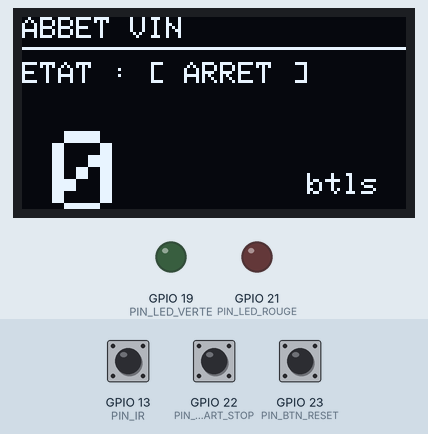
The sketch below on a simulated ESP32. On the bench: 128×64 one-colour display, output pins drawn as LEDs (lit = HIGH). Inputs (shaded band) come from the test bench; at power-on: GPIO 22 (PIN_BTN_START_STOP) HIGH, GPIO 13 (PIN_IR) LOW, GPIO 23 (PIN_BTN_RESET) HIGH. EEPROM starts erased.

Above: at 3.2 s.
3.3 s: GPIO 22 (PIN_BTN_START_STOP) pulled LOW for 0.15 s
At 4.5 s:
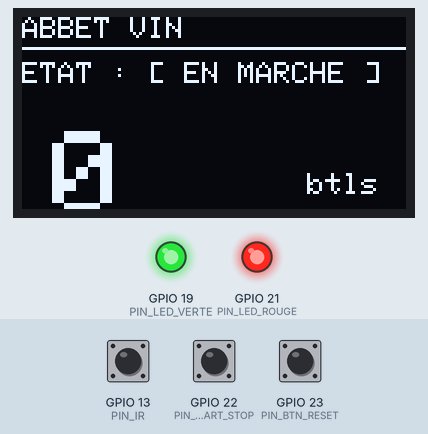
4.9 s: GPIO 22 (PIN_BTN_START_STOP) pulled LOW for 1 s
At 6.0 s:
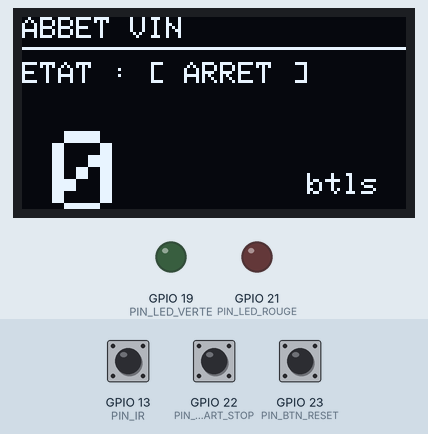
7.4 s: GPIO 22 (PIN_BTN_START_STOP) pulled LOW for 3.2 s
At 7.9 s:
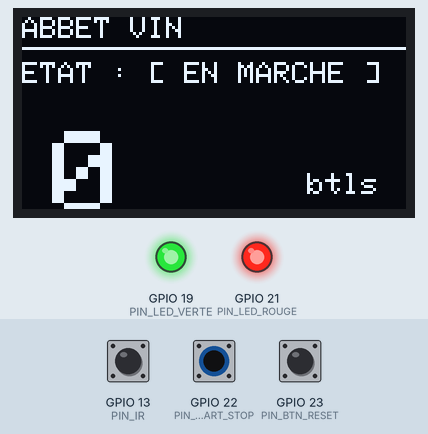
12.1 s: GPIO 13 (PIN_IR) pulsed HIGH 2 times (0.12 s each, 0.3 s apart)
At 13.0 s:
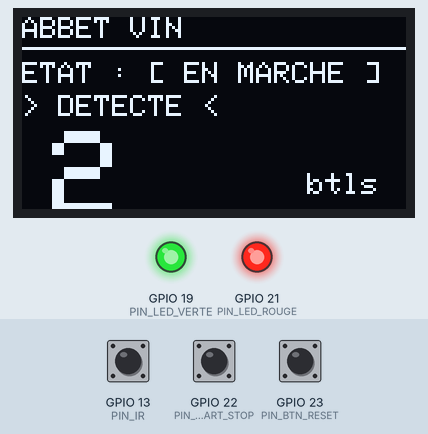
14.2 s: GPIO 13 (PIN_IR) driven HIGH
At 14.8 s:
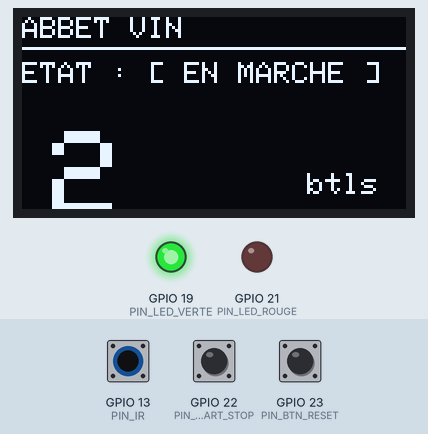
15.7 s: GPIO 13 (PIN_IR) driven LOW
At 17.1 s:
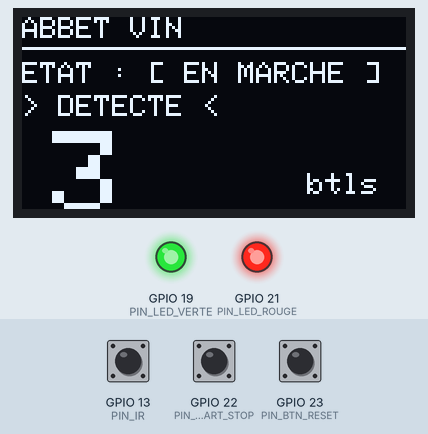
Timing chart, 0 to 18.2 s (numbered marks = the images above; inputs shaded):
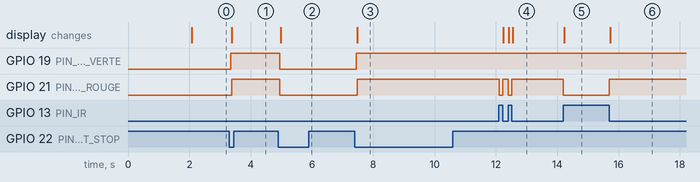

Measured:
- after the input at 3.3 s, GPIO 19 (PIN_LED_VERTE): LOW → HIGH after 0.05 s; GPIO 21 (PIN_LED_ROUGE): LOW → HIGH after 0.08 s; the display: changes after 0.08 s (image 1)
- after the input at 4.9 s, GPIO 19 (PIN_LED_VERTE), GPIO 21 (PIN_LED_ROUGE): HIGH → LOW after 0.05 s; the display: changes after 0.08 s (image 2)
- after the input at 7.4 s, GPIO 19 (PIN_LED_VERTE): LOW → HIGH after 0.05 s; GPIO 21 (PIN_LED_ROUGE): LOW → HIGH after 0.08 s; the display: changes after 0.08 s (image 3)
- after the input at 12.1 s, GPIO 21 (PIN_LED_ROUGE): alternates HIGH for 0.18 s and LOW for 0.12 s, 4 changes in all, then stays HIGH, starting at once; the display: first changes after 0.15 s (image 4 shows a later state)
- after the input at 14.2 s, GPIO 21 (PIN_LED_ROUGE): HIGH → LOW at once; the display: changes at once (image 5)
- after the input at 15.7 s, GPIO 21 (PIN_LED_ROUGE): LOW → HIGH at once; the display: changes at once (image 6)

The sketch:

compteur_bouteille.ino
```cpp
// =============================================================
//  Compteur de bouteilles — ESP32 + capteur IR + écran OLED SSD1306
//  Mattéo Pozzo di Borgo — 2026
//
//  Corrections par rapport à la première version C++ :
//    1. Boutons détectés sur le front d'appui (un appui = une action,
//       même si le bouton reste enfoncé)
//    2. À la reprise du comptage, l'état du capteur est relu : une
//       bouteille déjà devant le capteur n'est pas comptée en trop
//    3. Si l'écran n'est pas détecté, le comptage continue (affichage
//       sur le moniteur série) au lieu de bloquer le programme
//    4. Le total est sauvegardé dans la mémoire flash (Preferences) :
//       il survit à une coupure de courant
// =============================================================

#include <Wire.h>
#include <Adafruit_GFX.h>
#include <Adafruit_SSD1306.h>
#include <Preferences.h>

#define SCREEN_WIDTH 128
#define SCREEN_HEIGHT 64
#define OLED_RESET    -1
Adafruit_SSD1306 display(SCREEN_WIDTH, SCREEN_HEIGHT, &Wire, OLED_RESET);

Preferences memoire;

// --- Broches ---
const int PIN_OLED_SDA       = 2;
const int PIN_OLED_SCL       = 15;
const int PIN_IR             = 13;
const int PIN_BTN_START_STOP = 22;
const int PIN_BTN_RESET      = 23;
const int PIN_LED_VERTE      = 19;
const int PIN_LED_ROUGE      = 21;

// --- États du système ---
bool systemeEnMarche = false;
int  compteurBouteilles = 0;
int  dernierEtatIR = HIGH;
bool ecranOK = false;

// --- Anti-rebonds & timers ---
unsigned long dernierTempsDetection = 0;
const unsigned long delaiDebounceIR = 150;   // ms : au plus ~6,7 bouteilles/s

const unsigned long delaiDebounceBtn = 50;   // ms

// --- Sauvegarde en flash ---
const int SAUVEGARDE_TOUTES_LES = 10;        // bouteilles entre deux écritures
int dernierTotalSauvegarde = 0;

// --- Gestion d'un bouton sur front descendant (correction 1) ---
struct Bouton {
  int broche;
  int etatStable;
  int dernierEtatLu;
  unsigned long dernierChangement;
};

Bouton btnStartStop = { PIN_BTN_START_STOP, HIGH, HIGH, 0 };
Bouton btnReset     = { PIN_BTN_RESET,      HIGH, HIGH, 0 };

// Renvoie true une seule fois, au moment où le bouton est enfoncé
bool boutonAppuye(Bouton &b, unsigned long maintenant) {
  int lu = digitalRead(b.broche);
  if (lu != b.dernierEtatLu) {
    b.dernierEtatLu = lu;
    b.dernierChangement = maintenant;
  }
  if ((maintenant - b.dernierChangement) > delaiDebounceBtn && lu != b.etatStable) {
    b.etatStable = lu;
    return (b.etatStable == LOW);   // front HIGH -> LOW (pull-up)
  }
  return false;
}

// --- Sauvegarde du total (correction 4) ---
void sauvegarderTotal() {
  memoire.putInt("total", compteurBouteilles);
  dernierTotalSauvegarde = compteurBouteilles;
}

void mettreAJourEcran(bool objetDetecte) {
  if (!ecranOK) {                       // correction 3 : pas d'écran -> série
    Serial.printf("Etat: %s | Total: %d\n", systemeEnMarche ? "MARCHE" : "ARRET", compteurBouteilles);
    return;
  }

  display.clearDisplay();

  // Titre
  display.setTextSize(1);
  display.setTextColor(SSD1306_WHITE);
  display.setCursor(0, 0);
  display.print("ABBET VIN");
  display.drawLine(0, 10, 127, 10, SSD1306_WHITE);

  // État du système
  display.setCursor(0, 15);
  if (systemeEnMarche) {
    display.print("ETAT : [ EN MARCHE ]");
  } else {
    display.print("ETAT : [ ARRET ]");
  }

  // Indicateur de présence instantanée
  display.setCursor(0, 26);
  if (objetDetecte && systemeEnMarche) {
    display.print("> DETECTE <");
  }

  // Affichage du grand compteur
  display.setCursor(10, 38);
  display.setTextSize(4);
  display.print(compteurBouteilles);

  display.setTextSize(1);
  display.setCursor(95, 52);
  display.print("btls");

  display.display();
}

void setup() {
  Serial.begin(115200);

  // I2C sur les broches choisies (SDA = 2, SCL = 15)
  Wire.begin(PIN_OLED_SDA, PIN_OLED_SCL);

  pinMode(PIN_IR, INPUT);
  pinMode(PIN_BTN_RESET, INPUT_PULLUP);
  pinMode(PIN_BTN_START_STOP, INPUT_PULLUP);
  pinMode(PIN_LED_VERTE, OUTPUT);
  pinMode(PIN_LED_ROUGE, OUTPUT);

  digitalWrite(PIN_LED_VERTE, LOW);
  digitalWrite(PIN_LED_ROUGE, LOW);

  // Correction 4 : relecture du dernier total sauvegardé
  memoire.begin("compteur", false);
  compteurBouteilles = memoire.getInt("total", 0);
  dernierTotalSauvegarde = compteurBouteilles;

  // Correction 3 : on continue même sans écran
  ecranOK = display.begin(SSD1306_SWITCHCAPVCC, 0x3C);
  if (!ecranOK) {
    Serial.println("Erreur : ecran OLED non detecte a l'adresse 0x3C, comptage sur le moniteur serie.");
  } else {
    // Écran d'accueil au démarrage
    display.clearDisplay();
    display.setTextColor(SSD1306_WHITE);
    display.setTextSize(1);
    display.setCursor(30, 28);
    display.print("Abbet-vins");
    display.drawRect(23, 23, 82, 18, SSD1306_WHITE);
    display.display();
    delay(2000);
  }

  mettreAJourEcran(false);
}

void loop() {
  unsigned long maintenant = millis();

  // 1. Bouton Marche / Arrêt
  if (boutonAppuye(btnStartStop, maintenant)) {
    systemeEnMarche = !systemeEnMarche;
    digitalWrite(PIN_LED_VERTE, systemeEnMarche ? HIGH : LOW);

    if (systemeEnMarche) {
      // Correction 2 : on repart de l'état réel du capteur
      dernierEtatIR = digitalRead(PIN_IR);
    } else {
      digitalWrite(PIN_LED_ROUGE, LOW);
      sauvegarderTotal();               // sauvegarde à chaque arrêt
    }
    mettreAJourEcran(false);
  }

  // 2. Bouton Remise à zéro
  if (boutonAppuye(btnReset, maintenant)) {
    compteurBouteilles = 0;
    sauvegarderTotal();
    mettreAJourEcran(false);
  }

  // 3. Détection et comptage
  if (systemeEnMarche) {
    int etatActuelIR = digitalRead(PIN_IR);
    bool objetPresent = (etatActuelIR == LOW);

    digitalWrite(PIN_LED_ROUGE, objetPresent ? HIGH : LOW);

    // Front descendant : une bouteille arrive devant le capteur
    if (etatActuelIR == LOW && dernierEtatIR == HIGH) {
      if (maintenant - dernierTempsDetection > delaiDebounceIR) {
        compteurBouteilles++;
        dernierTempsDetection = maintenant;
        if (compteurBouteilles - dernierTotalSauvegarde >= SAUVEGARDE_TOUTES_LES) {
          sauvegarderTotal();
        }
        mettreAJourEcran(true);
      }
    }
    // Front montant : la bouteille s'en va
    else if (etatActuelIR == HIGH && dernierEtatIR == LOW) {
      mettreAJourEcran(false);
    }

    dernierEtatIR = etatActuelIR;
  }
}
```
